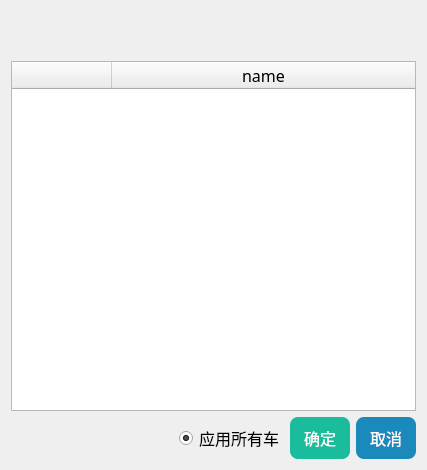
<?xml version="1.0" encoding="UTF-8"?>
<ui version="4.0">
 <class>edit_attribute</class>
 <widget class="QDialog" name="edit_attribute">
  <property name="geometry">
   <rect>
    <x>0</x>
    <y>0</y>
    <width>427</width>
    <height>470</height>
   </rect>
  </property>
  <property name="windowTitle">
   <string>edit_attribute</string>
  </property>
  <layout class="QGridLayout" name="gridLayout">
   <item row="0" column="0" colspan="2">
    <spacer name="horizontalSpacer">
     <property name="orientation">
      <enum>Qt::Horizontal</enum>
     </property>
     <property name="sizeHint" stdset="0">
      <size>
       <width>378</width>
       <height>41</height>
      </size>
     </property>
    </spacer>
   </item>
   <item row="0" column="2">
    <widget class="QPushButton" name="addButton">
     <property name="styleSheet">
      <string notr="true">.QPushButton {
	border-style: none;
	border: 0px;
	min-height:44px;
    min-width:44px;
	border-radius: 8px;
	
	background-image: url(:/agvinfo_config/image/add_normal.png);
    background-repeat:no-repeat;
}


.QPushButton:hover{ 
background-image: url(:/agvinfo_config/image/add_hover.png);
    background-repeat:no-repeat;
}

.QPushButton:pressed{ 
background-image: url(:/agvinfo_config/image/add_active.png);
}
</string>
     </property>
     <property name="text">
      <string/>
     </property>
    </widget>
   </item>
   <item row="0" column="3">
    <widget class="QPushButton" name="deleteButton">
     <property name="styleSheet">
      <string notr="true">.QPushButton {
	border-style: none;
	border: 0px;
	min-height:36px;
    min-width:36px;
	border-radius: 8px;
	
	background-image: url(:/agvinfo_config/image/delete_normal.png);
    background-repeat:no-repeat;
}


.QPushButton:hover{ 
background-image: url(:/agvinfo_config/image/delete_hover.png);
    background-repeat:no-repeat;
}

.QPushButton:pressed{ 
background-image: url(:/agvinfo_config/image/delete_active.png);
}
</string>
     </property>
     <property name="text">
      <string/>
     </property>
    </widget>
   </item>
   <item row="1" column="0" colspan="4">
    <widget class="QTableWidget" name="tableWidget">
     <property name="font">
      <font>
       <family>微软雅黑</family>
       <pointsize>12</pointsize>
      </font>
     </property>
     <attribute name="horizontalHeaderStretchLastSection">
      <bool>true</bool>
     </attribute>
     <column>
      <property name="text">
       <string/>
      </property>
     </column>
     <column>
      <property name="text">
       <string>name</string>
      </property>
      <property name="font">
       <font>
        <family>微软雅黑</family>
        <pointsize>12</pointsize>
       </font>
      </property>
     </column>
    </widget>
   </item>
   <item row="2" column="0">
    <spacer name="horizontalSpacer_2">
     <property name="orientation">
      <enum>Qt::Horizontal</enum>
     </property>
     <property name="sizeHint" stdset="0">
      <size>
       <width>131</width>
       <height>20</height>
      </size>
     </property>
    </spacer>
   </item>
   <item row="2" column="1">
    <widget class="QRadioButton" name="allButton">
     <property name="font">
      <font>
       <family>微软雅黑</family>
       <pointsize>12</pointsize>
      </font>
     </property>
     <property name="text">
      <string>应用所有车</string>
     </property>
     <property name="checked">
      <bool>true</bool>
     </property>
    </widget>
   </item>
   <item row="2" column="2">
    <widget class="QPushButton" name="yesButton">
     <property name="font">
      <font>
       <family>微软雅黑</family>
       <pointsize>12</pointsize>
      </font>
     </property>
     <property name="styleSheet">
      <string notr="true">.QPushButton {
	border-style: none;
	border: 0px;
	min-height:42px;
    min-width:60px;
	border-radius: 8px;
	color: rgb(255, 255, 255);
	
	background-color: rgb(26, 188, 156);
    background-repeat:no-repeat;
}


.QPushButton:hover{ 
background-color: rgb(74, 215, 187);
    background-repeat:no-repeat;
}

.QPushButton:pressed{ 
background-color: rgb(19, 159, 131);
}
</string>
     </property>
     <property name="text">
      <string>确定</string>
     </property>
    </widget>
   </item>
   <item row="2" column="3">
    <widget class="QPushButton" name="cancelButton">
     <property name="font">
      <font>
       <family>微软雅黑</family>
       <pointsize>12</pointsize>
      </font>
     </property>
     <property name="styleSheet">
      <string notr="true">.QPushButton {
	border-style: none;
	border: 0px;
	min-height:42px;
    min-width:60px;
	border-radius: 8px;
	color: rgb(255, 255, 255);
	
background-color: rgb(26, 137, 188);
    background-repeat:no-repeat;
}


.QPushButton:hover{ 
background-color: rgb(88, 174, 214);
    background-repeat:no-repeat;
}

.QPushButton:pressed{ 
background-color: rgb(20, 113, 157);
}

</string>
     </property>
     <property name="text">
      <string>取消</string>
     </property>
    </widget>
   </item>
  </layout>
 </widget>
 <layoutdefault spacing="6" margin="11"/>
 <resources>
  <include location="agvinfo_config.qrc"/>
 </resources>
 <connections>
  <connection>
   <sender>yesButton</sender>
   <signal>clicked()</signal>
   <receiver>edit_attribute</receiver>
   <slot>accept()</slot>
   <hints>
    <hint type="sourcelabel">
     <x>307</x>
     <y>438</y>
    </hint>
    <hint type="destinationlabel">
     <x>252</x>
     <y>421</y>
    </hint>
   </hints>
  </connection>
  <connection>
   <sender>cancelButton</sender>
   <signal>clicked()</signal>
   <receiver>edit_attribute</receiver>
   <slot>reject()</slot>
   <hints>
    <hint type="sourcelabel">
     <x>409</x>
     <y>435</y>
    </hint>
    <hint type="destinationlabel">
     <x>423</x>
     <y>400</y>
    </hint>
   </hints>
  </connection>
 </connections>
</ui>
